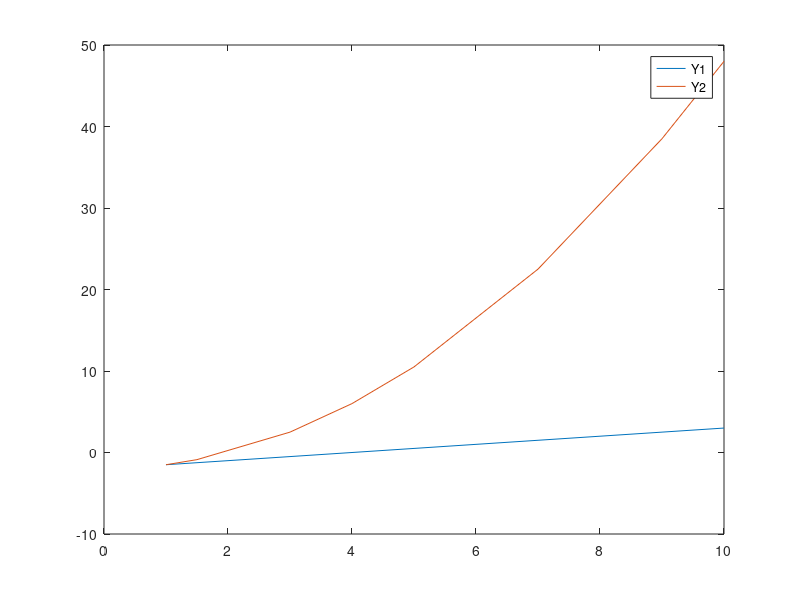

This chart was generated by the following MATLAB code: (Note: this script raises an error after producing the figure.)
% Comment: break down into sections by double percentage and space
%% Problem 1%
X = [1,1.5,3,4,5,7,9,10];
Y1 = -2 + 0.5.*X;
Y2 = -2 + 0.5.*(X.^2);
plot(X, Y1)
hold on
plot (X, Y2)
legend ('Y1','Y2')
hold off
%% Problem 2%
X = linspace(-10,20,200);
Y=((X(1)+X(200))*200)/2;
%Problem 3%
A=[2 4 6; 1 7 5; 3 12 4];
b = [-2;3;10];
C=A'*b;
D = inv(A'*A)*b;
E = A(1:3,1)'*b + A(1:3,2)'*b + A(1:3,3)'*b;
%E=b'*sum(A,2) //easier way 
A1 = A([1 3],:);
A1(:,3)=[];
F = A1;
x = inv(A)*b;
%% Problem 4%
A=[2 4 6; 1 7 5; 3 12 4];
V = kron(eye(5),A);
%Problem 5%
L = sqrt(5).*randn(5,3) + 10;
for i = 1:1:5
    for j = 1:1:3
        if L(i,j)<10
            L(i,j)=0;
        else 
            L(i,j)=1;
        end
    end
end
%% Problem 6%
M=csvread('D:\PennState\Empirical Methods\datahw1.csv');
Y=M(:,5);
X=[ones(size(M,1),1) M(:,3) M(:,4) M(:,6)];
n=size(M,1);
% data contains NaNs, if you do not delete them, they will make estimates
% all NaNs. you probably have manually deleted them, but this code does not
% do that. 
%  also, inv(X'X)*beta may be bad in old matlab versions, better do
%  (X'X)\beta. does the same thing, but works faster on all matlab
bh=inv(X'*X)*X'*Y;
% Calculating errors manually
eh=Y-X*bh; 
e=repmat(eh,1,4);
X1=X.*e;
V=X1'*X1; D=X'*X;
var=inv(D)*V*inv(D);
ster = sqrt(diag(var));
